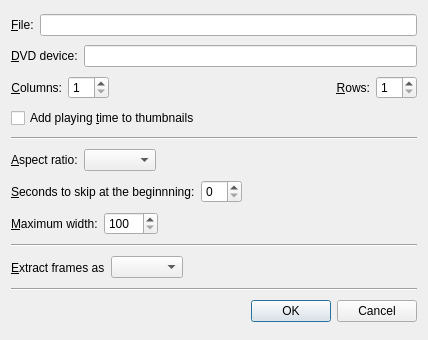
<ui version="4.0" >
 <class>VideoPreviewConfigDialog</class>
 <widget class="QDialog" name="VideoPreviewConfigDialog" >
  <property name="geometry" >
   <rect>
    <x>0</x>
    <y>0</y>
    <width>428</width>
    <height>340</height>
   </rect>
  </property>
  <property name="windowTitle" >
   <string>Video Preview</string>
  </property>
  <layout class="QVBoxLayout" >
   <item>
    <layout class="QHBoxLayout" >
     <item>
      <widget class="QLabel" name="label" >
       <property name="text" >
        <string>&amp;File:</string>
       </property>
       <property name="buddy" >
        <cstring>filename_edit</cstring>
       </property>
      </widget>
     </item>
     <item>
      <widget class="FileChooser" name="filename_edit" />
     </item>
    </layout>
   </item>
   <item>
    <layout class="QHBoxLayout" >
     <item>
      <widget class="QLabel" name="dvd_device_label" >
       <property name="text" >
        <string>&amp;DVD device:</string>
       </property>
       <property name="buddy" >
        <cstring>dvd_device_edit</cstring>
       </property>
      </widget>
     </item>
     <item>
      <widget class="QLineEdit" name="dvd_device_edit" />
     </item>
    </layout>
   </item>
   <item>
    <layout class="QHBoxLayout" >
     <item>
      <widget class="QLabel" name="label_2" >
       <property name="text" >
        <string>&amp;Columns:</string>
       </property>
       <property name="alignment" >
        <set>Qt::AlignRight|Qt::AlignTrailing|Qt::AlignVCenter</set>
       </property>
       <property name="buddy" >
        <cstring>columns_spin</cstring>
       </property>
      </widget>
     </item>
     <item>
      <widget class="QSpinBox" name="columns_spin" >
       <property name="minimum" >
        <number>1</number>
       </property>
       <property name="maximum" >
        <number>10</number>
       </property>
      </widget>
     </item>
     <item>
      <spacer>
       <property name="orientation" >
        <enum>Qt::Horizontal</enum>
       </property>
       <property name="sizeHint" >
        <size>
         <width>40</width>
         <height>20</height>
        </size>
       </property>
      </spacer>
     </item>
     <item>
      <widget class="QLabel" name="label_3" >
       <property name="text" >
        <string>&amp;Rows:</string>
       </property>
       <property name="alignment" >
        <set>Qt::AlignRight|Qt::AlignTrailing|Qt::AlignVCenter</set>
       </property>
       <property name="buddy" >
        <cstring>rows_spin</cstring>
       </property>
      </widget>
     </item>
     <item>
      <widget class="QSpinBox" name="rows_spin" >
       <property name="minimum" >
        <number>1</number>
       </property>
      </widget>
     </item>
    </layout>
   </item>
   <item>
    <widget class="QCheckBox" name="osd_check" >
     <property name="text" >
      <string>Add playing &amp;time to thumbnails</string>
     </property>
    </widget>
   </item>
   <item>
    <widget class="Line" name="line_2" >
     <property name="sizePolicy" >
      <sizepolicy vsizetype="Fixed" hsizetype="Expanding" >
       <horstretch>0</horstretch>
       <verstretch>0</verstretch>
      </sizepolicy>
     </property>
     <property name="orientation" >
      <enum>Qt::Horizontal</enum>
     </property>
    </widget>
   </item>
   <item>
    <layout class="QHBoxLayout" >
     <item>
      <widget class="QLabel" name="label_5" >
       <property name="text" >
        <string>&amp;Aspect ratio:</string>
       </property>
       <property name="buddy" >
        <cstring>aspect_ratio_combo</cstring>
       </property>
      </widget>
     </item>
     <item>
      <widget class="QComboBox" name="aspect_ratio_combo" />
     </item>
     <item>
      <spacer>
       <property name="orientation" >
        <enum>Qt::Horizontal</enum>
       </property>
       <property name="sizeHint" >
        <size>
         <width>101</width>
         <height>20</height>
        </size>
       </property>
      </spacer>
     </item>
    </layout>
   </item>
   <item>
    <layout class="QHBoxLayout" >
     <item>
      <widget class="QLabel" name="label_4" >
       <property name="text" >
        <string>&amp;Seconds to skip at the beginnning:</string>
       </property>
       <property name="buddy" >
        <cstring>initial_step_spin</cstring>
       </property>
      </widget>
     </item>
     <item>
      <widget class="QSpinBox" name="initial_step_spin" />
     </item>
     <item>
      <spacer>
       <property name="orientation" >
        <enum>Qt::Horizontal</enum>
       </property>
       <property name="sizeHint" >
        <size>
         <width>40</width>
         <height>20</height>
        </size>
       </property>
      </spacer>
     </item>
    </layout>
   </item>
   <item>
    <layout class="QHBoxLayout" >
     <item>
      <widget class="QLabel" name="label_6" >
       <property name="text" >
        <string>&amp;Maximum width:</string>
       </property>
       <property name="buddy" >
        <cstring>max_width_spin</cstring>
       </property>
      </widget>
     </item>
     <item>
      <widget class="QSpinBox" name="max_width_spin" >
       <property name="minimum" >
        <number>100</number>
       </property>
       <property name="maximum" >
        <number>2000</number>
       </property>
      </widget>
     </item>
     <item>
      <spacer>
       <property name="orientation" >
        <enum>Qt::Horizontal</enum>
       </property>
       <property name="sizeHint" >
        <size>
         <width>40</width>
         <height>20</height>
        </size>
       </property>
      </spacer>
     </item>
    </layout>
   </item>
   <item>
    <widget class="Line" name="line_3" >
     <property name="sizePolicy" >
      <sizepolicy vsizetype="Fixed" hsizetype="Expanding" >
       <horstretch>0</horstretch>
       <verstretch>0</verstretch>
      </sizepolicy>
     </property>
     <property name="orientation" >
      <enum>Qt::Horizontal</enum>
     </property>
    </widget>
   </item>
   <item>
    <layout class="QHBoxLayout" >
     <item>
      <widget class="QLabel" name="label_7" >
       <property name="text" >
        <string>&amp;Extract frames as</string>
       </property>
       <property name="buddy" >
        <cstring>format_combo</cstring>
       </property>
      </widget>
     </item>
     <item>
      <widget class="QComboBox" name="format_combo" />
     </item>
     <item>
      <spacer>
       <property name="orientation" >
        <enum>Qt::Horizontal</enum>
       </property>
       <property name="sizeHint" >
        <size>
         <width>71</width>
         <height>23</height>
        </size>
       </property>
      </spacer>
     </item>
    </layout>
   </item>
   <item>
    <widget class="Line" name="line" >
     <property name="sizePolicy" >
      <sizepolicy vsizetype="Fixed" hsizetype="Expanding" >
       <horstretch>0</horstretch>
       <verstretch>0</verstretch>
      </sizepolicy>
     </property>
     <property name="orientation" >
      <enum>Qt::Horizontal</enum>
     </property>
    </widget>
   </item>
   <item>
    <widget class="QDialogButtonBox" name="buttonBox" >
     <property name="orientation" >
      <enum>Qt::Horizontal</enum>
     </property>
     <property name="standardButtons" >
      <set>QDialogButtonBox::Cancel|QDialogButtonBox::NoButton|QDialogButtonBox::Ok</set>
     </property>
    </widget>
   </item>
  </layout>
 </widget>
 <customwidgets>
  <customwidget>
   <class>FileChooser</class>
   <extends>QLineEdit</extends>
   <header>filechooser.h</header>
  </customwidget>
 </customwidgets>
 <tabstops>
  <tabstop>filename_edit</tabstop>
  <tabstop>dvd_device_edit</tabstop>
  <tabstop>columns_spin</tabstop>
  <tabstop>rows_spin</tabstop>
  <tabstop>osd_check</tabstop>
  <tabstop>aspect_ratio_combo</tabstop>
  <tabstop>initial_step_spin</tabstop>
  <tabstop>max_width_spin</tabstop>
  <tabstop>format_combo</tabstop>
  <tabstop>buttonBox</tabstop>
 </tabstops>
 <resources/>
 <connections>
  <connection>
   <sender>buttonBox</sender>
   <signal>accepted()</signal>
   <receiver>VideoPreviewConfigDialog</receiver>
   <slot>accept()</slot>
   <hints>
    <hint type="sourcelabel" >
     <x>248</x>
     <y>254</y>
    </hint>
    <hint type="destinationlabel" >
     <x>157</x>
     <y>274</y>
    </hint>
   </hints>
  </connection>
  <connection>
   <sender>buttonBox</sender>
   <signal>rejected()</signal>
   <receiver>VideoPreviewConfigDialog</receiver>
   <slot>reject()</slot>
   <hints>
    <hint type="sourcelabel" >
     <x>316</x>
     <y>260</y>
    </hint>
    <hint type="destinationlabel" >
     <x>286</x>
     <y>274</y>
    </hint>
   </hints>
  </connection>
 </connections>
</ui>
